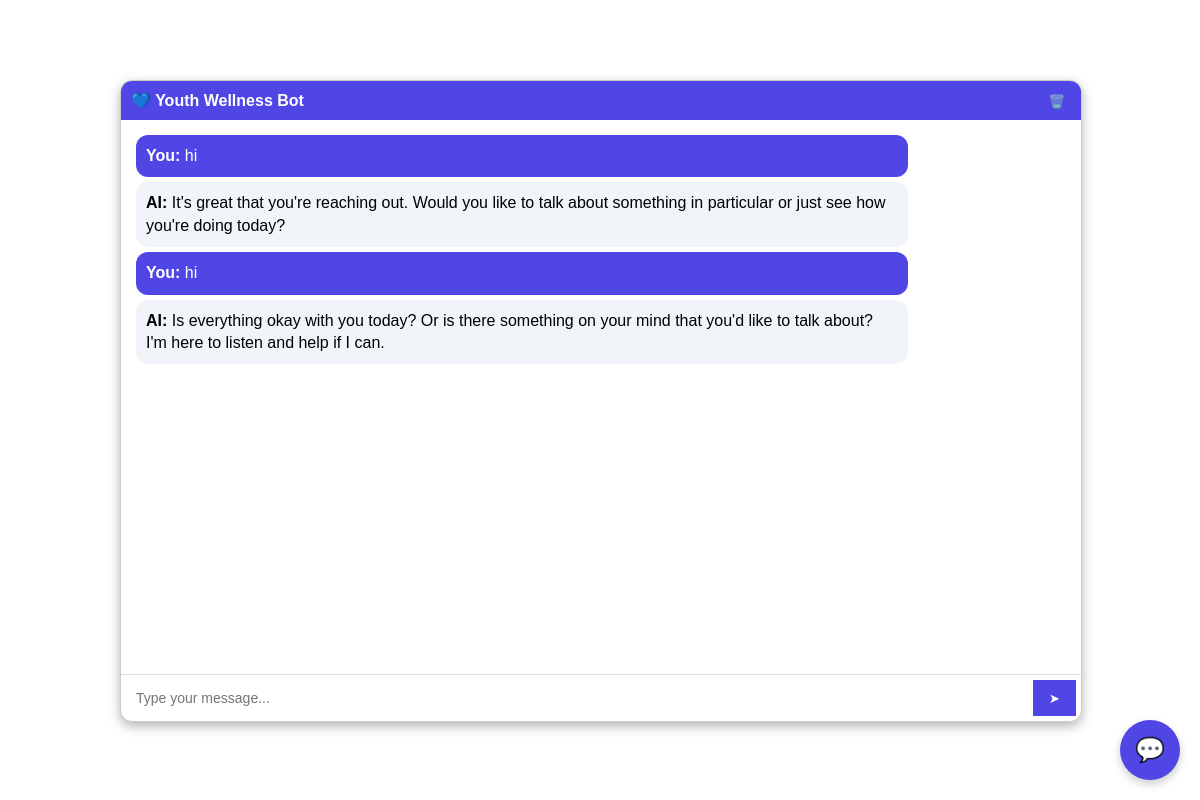
The app's page /chat/ (signed in), older data.
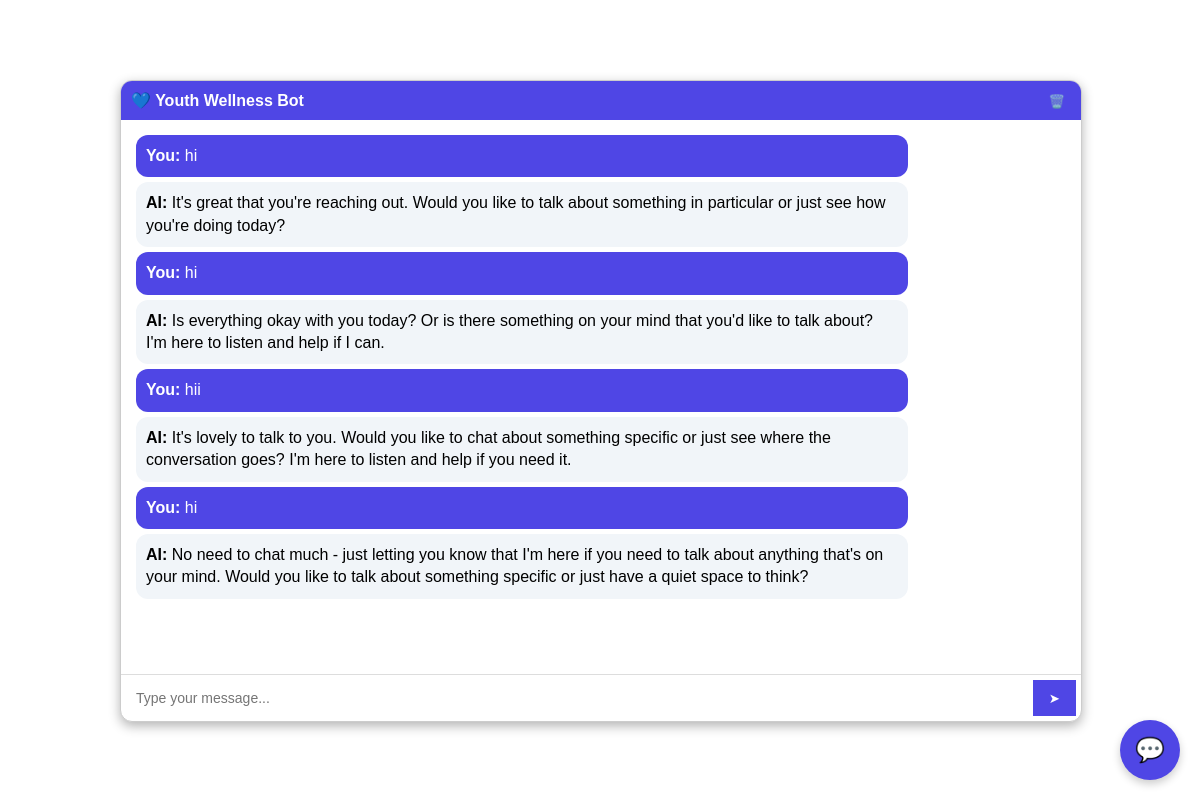
The same page, newer data.
### mentalcare/models.py (models this page shows, shortened)
class ChatMessage(models.Model):
    user = models.ForeignKey(User , on_delete=models.CASCADE , related_name= 'messages')
    message = models.TextField() # The user's mesage
    response = models.TextField(blank=True , null = True)  # The Bot's message
    timestamp = models.DateTimeField(auto_now_add = True)  #When the message was sent

### mentalcare/views.py (the view, shortened to what this page needs)
# urls.py: path('chat/' , views.chat_view , name='chat'),
@login_required
def chat_view(request):
    ai_response = None
    user_message = None
    chats = ChatMessage.objects.filter(user = request.user).order_by("timestamp")
    return render(request , "chat.html" , {"ai_response" : ai_response ,
                                         "user_message" : user_message,
                                         "chats" : chats
                                         })

### mentalcare/templates/chat.html (shortened to what this page needs)
{% load static %}
<!DOCTYPE html>
<html lang="en">
<head>
</head>
<body>
    <button id="chatbot-toggle">💬</button>
    <div id="chatbot">
        <div id="header">
            💙 Youth Wellness Bot
            <form action="{% url 'clear_chat' %}" method="POST" style="margin:0;">
                <button type="submit" style="background:none;border:none;color:white;cursor:pointer;">🗑️</button>
            </form>
        </div>
        <div id="message">
            {% if chats %}
                {% for chat in chats %}
                    <div class="message user"><strong>You:</strong> {{ chat.message }}</div>
                    <div class="message bot"><strong>AI:</strong> {{ chat.response }}</div>
                {% endfor %}
            {% else %}
                <p>No chats yet. Start by sending a message!</p>
            {% endif %}
        </div>
        <div id="input">
            <form method="POST" id="chat-form">
                <input type="text" name="message" id="user-input" placeholder="Type your message..." required>
                <button type="submit" id="send-btn">➤</button>
            </form>
        </div>
    </div>

Row changes from the older to the newer data that the page shows:
added ChatMessage: message "hii", response "It's lovely to talk to you. Would you like to chat about something specific or just see where the conversation goes? I'm here to listen and help if you need it."
added ChatMessage: message "hi", response "No need to chat much - just letting you know that I'm here if you need to talk about anything that's on your mind. Would you like to talk about something specific or just have a quiet space to think?"
